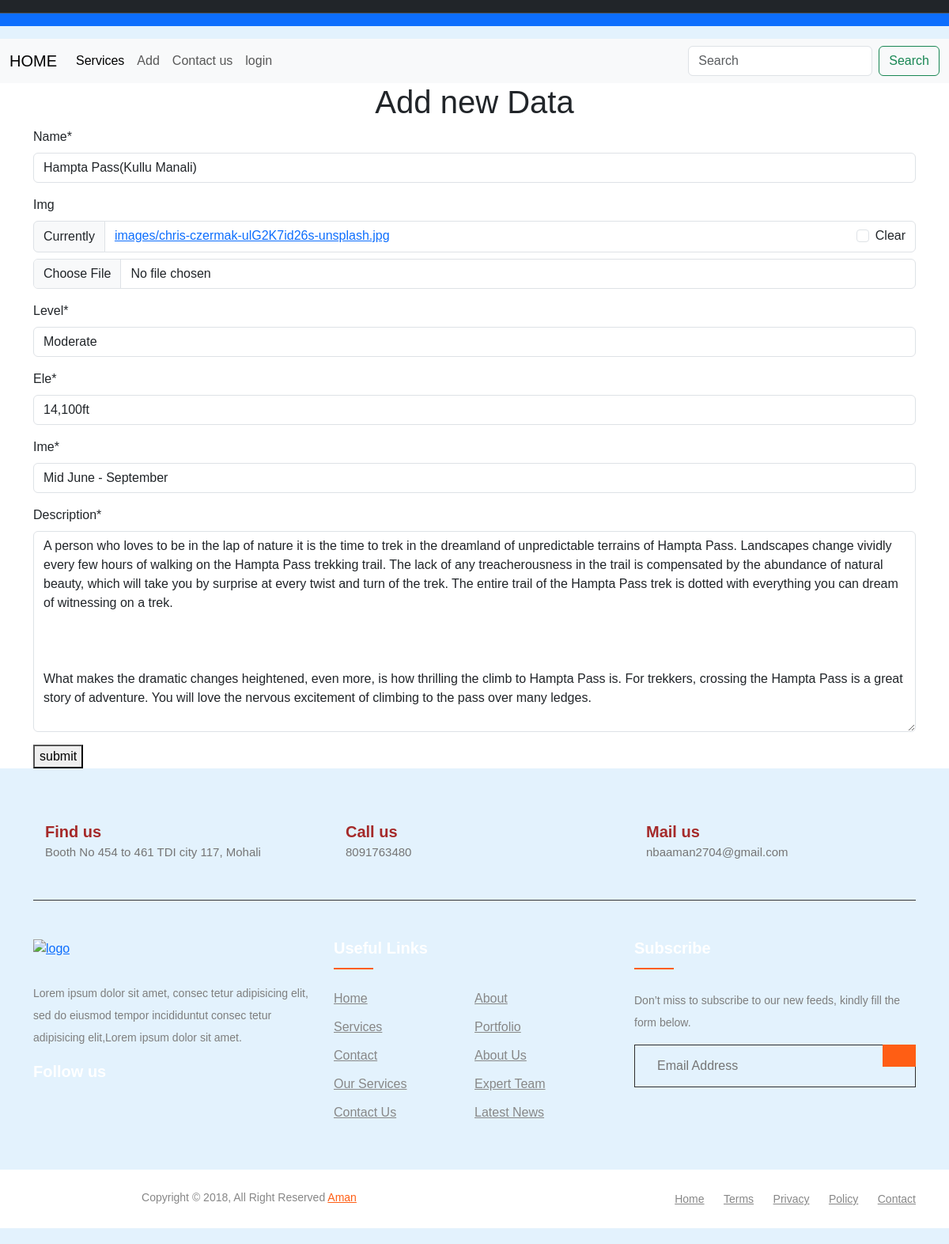
Screenshot of /up/1 with the database file from the repository.
### tour/models.py (models this page shows, shortened)
class trek(models.Model):
    name = models.CharField(max_length=222)
    img = models.ImageField(upload_to='images',null=True,blank=True)
    level=models.CharField(max_length=222)
    ele = models.CharField(max_length=222)
    ime=models.CharField(max_length=222)
    description = models.TextField()

### tour/views.py (the view)
# urls.py: path('up/<int:id>',views.up,name='up'),
def up(request,id):
     emp = trek.objects.get(id=id)
     if request.method=='GET':
          form=trekform(instance=emp)
          bese=trek.objects.all()
          return render(request,'him.html',{'form':form,'bese':bese})
     else:
         form=trekform(request.POST,request.FILES,instance=emp)
         if form.is_valid():
            form.save()
         return redirect('index')

### tour/forms.py
class trekform(forms.ModelForm):
    class Meta:
        model=trek
        fields='__all__'

### templates/him.html (shortened to what this page needs)
{% extends 'base.html' %}
{% block content %}
{% load crispy_forms_tags %}
<div class="container">
<h1 align="center">Add new Data</h1>
<form action="" method="post" enctype="multipart/form-data">
      {{form|crispy}}
      <button type="submit" class="btn-btn-primary">submit</button>
</form>
</div>
{% endblock  %}

### templates/base.html (style rules this page uses)
body { margin: 0; padding: 0; font-family: Arial, sans-serif; min-height: 100vh; display: flex; flex-direction: column; }

### rows the page displays
trek: name "Hampta Pass(Kullu Manali)", level "Moderate", ele "14,100ft", ime "Mid June - September", description "A person who loves to be in the lap of nature it is the time to trek in the dreamland of unpredictable terrains of Hampta Pass. Landscapes change vividly every few hours of walking on the Hampta Pass trekking trail. The lack of any treacherousness in the trail is compensated by the abundance of natural beauty, which will take you by surprise at every twist and turn of the trek. The entire trail of the Hampta Pass trek is dotted with everything you can dream of witnessing on a trek. What makes the dramatic changes heightened, even more, is how thrilling the climb to Hampta Pass is. For trekkers, crossing the Hampta Pass is a great story of adventure. You will love the nervous excitement of…"
